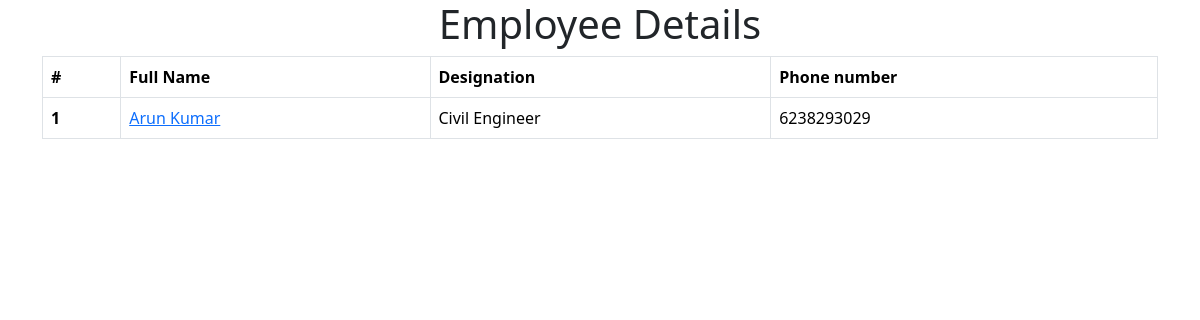
Before: / with the older database file.
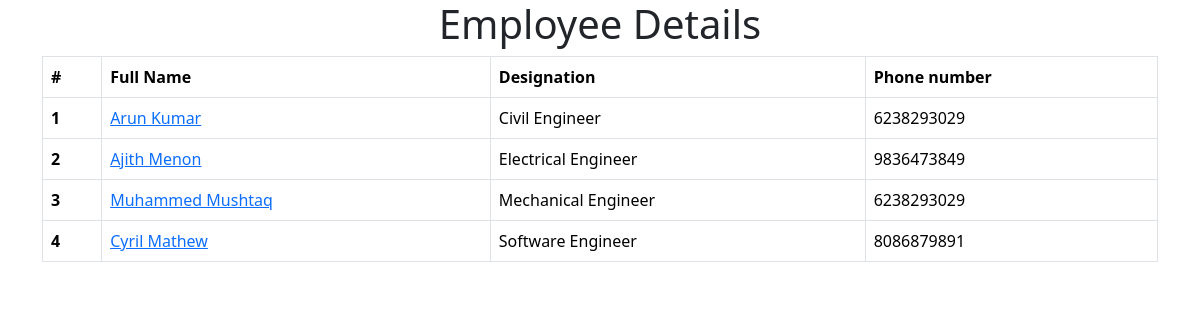
After: the same page with the newer database file.
### employee/models.py (models this page shows)
class Employee(models.Model):
    first_name = models.CharField(max_length=100)
    last_name = models.CharField(max_length=100)
    phone_no = models.CharField(max_length=12)
    photo = models.ImageField(upload_to='images/')
    email = models.EmailField(max_length=100)
    job = models.CharField(max_length=100)
    created_at = models.DateTimeField(auto_now_add=True)
    updated_at = models.DateTimeField(auto_now=True)
    def __str__(self):
        return f'{self.first_name} {self.last_name}'

### mysite/views.py (the view)
# urls.py: 2. Add a URL to urlpatterns:  path('', views.home, name='home')
def home(request):
    data = Employee.objects.all()
    context = {
        'data': data
    }
    return render(request,'home.html',context)

### templates/home.html (shortened to what this page needs)
<!DOCTYPE html>
<html lang="en">
<head>
    <link href="https://cdn.jsdelivr.net/npm/bootstrap@5.3.3/dist/css/bootstrap.min.css" rel="stylesheet"
>
</head>
<body>
    <div class="container">
        <div class="text-center">
            <h1>Employee Details</h1>
        </div>
        <table class="table table-bordered">
            <thead>
                <tr>
                    <th scope="col">#</th>
                    <th scope="col">Full Name</th>
                    <th scope="col">Designation</th>
                    <th scope="col">Phone number</th>
                </tr>
            </thead>
            <tbody>
                {% for emp in data %}
                <tr>
                    <th>{{forloop.counter}}</th>
                    <td><a href="{% url 'emp_details' emp.pk%}">{{emp}}</a></td>
                    <td>{{emp.job}}</td>
                    <td>{{emp.phone_no}}</td>
                </tr>
                {% endfor %}
            </tbody>
        </table>
    </div>
</body>
</html>

Changed rows visible on the page:
added Employee: first_name+last_name "Ajith Menon", job "Electrical Engineer", phone_no "9836473849"
added Employee: first_name+last_name "Muhammed Mushtaq", job "Mechanical Engineer", phone_no "6238293029"
added Employee: first_name+last_name "Cyril Mathew", job "Software Engineer", phone_no "8086879891"
